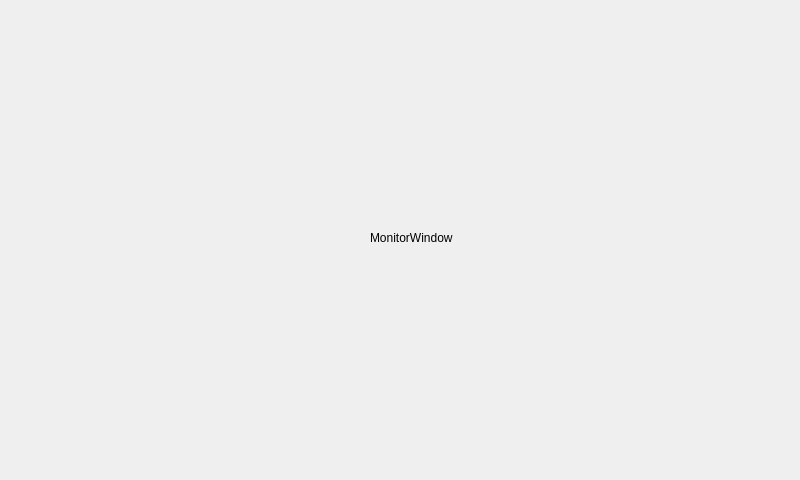
<?xml version="1.0" encoding="UTF-8"?>
<ui version="4.0">
 <class>MonitorWindow</class>
 <widget class="QWidget" name="MonitorWindow">
  <property name="geometry">
   <rect>
    <x>0</x>
    <y>0</y>
    <width>800</width>
    <height>480</height>
   </rect>
  </property>
  <property name="windowTitle">
   <string>Form</string>
  </property>
  <widget class="QLabel" name="label">
   <property name="geometry">
    <rect>
     <x>370</x>
     <y>230</y>
     <width>101</width>
     <height>16</height>
    </rect>
   </property>
   <property name="text">
    <string>MonitorWindow</string>
   </property>
  </widget>
 </widget>
 <resources/>
 <connections/>
</ui>
